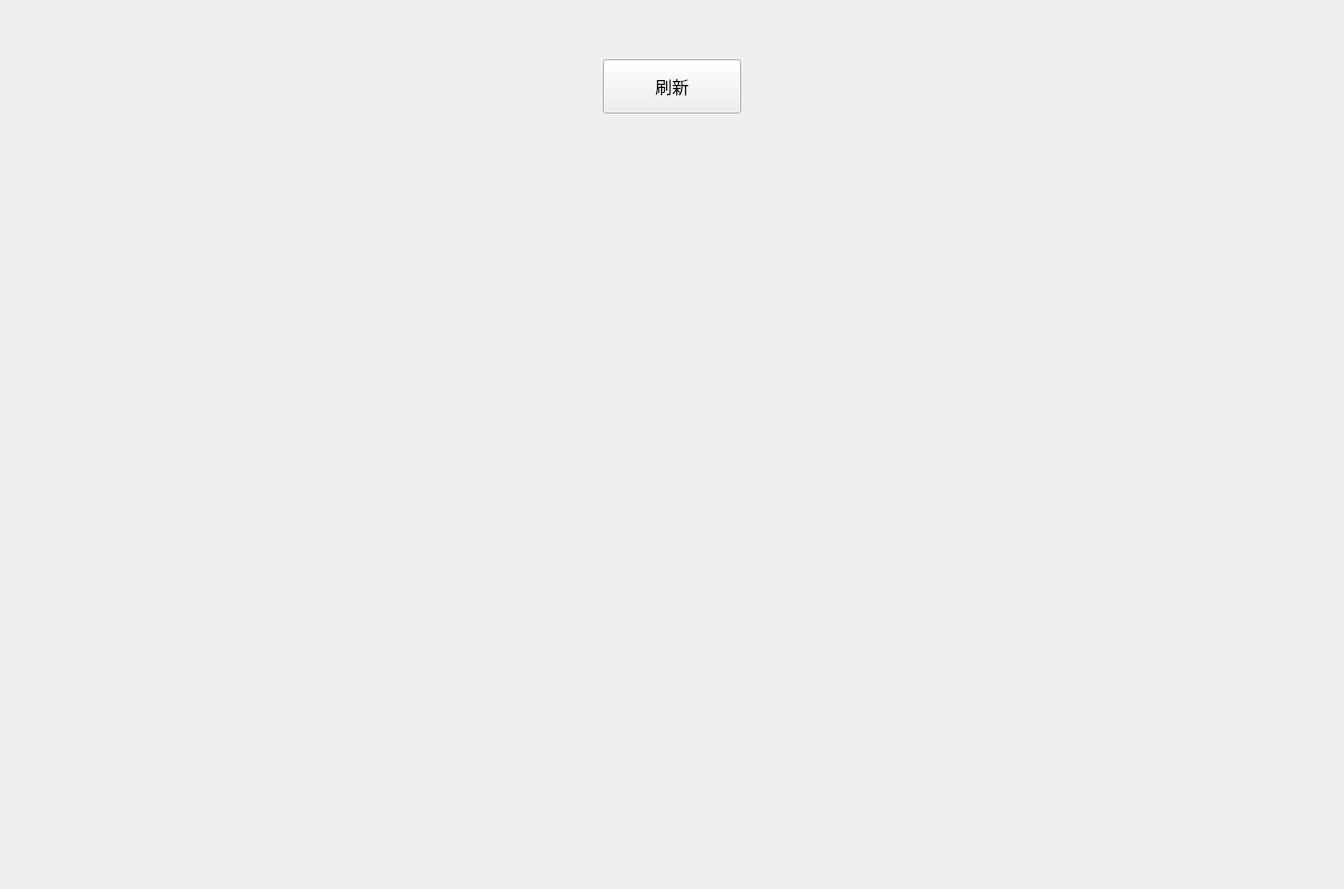
<?xml version="1.0" encoding="UTF-8"?>
<ui version="4.0">
 <class>OwnerRepairQuery</class>
 <widget class="QWidget" name="OwnerRepairQuery">
  <property name="geometry">
   <rect>
    <x>0</x>
    <y>0</y>
    <width>1360</width>
    <height>900</height>
   </rect>
  </property>
  <property name="sizePolicy">
   <sizepolicy hsizetype="Fixed" vsizetype="Fixed">
    <horstretch>0</horstretch>
    <verstretch>0</verstretch>
   </sizepolicy>
  </property>
  <property name="windowTitle">
   <string>Form</string>
  </property>
  <widget class="QPushButton" name="refreshButton">
   <property name="geometry">
    <rect>
     <x>610</x>
     <y>60</y>
     <width>140</width>
     <height>55</height>
    </rect>
   </property>
   <property name="font">
    <font>
     <pointsize>13</pointsize>
     <weight>50</weight>
     <bold>false</bold>
    </font>
   </property>
   <property name="styleSheet">
    <string notr="true">】</string>
   </property>
   <property name="text">
    <string>刷新</string>
   </property>
  </widget>
 </widget>
 <resources/>
 <connections/>
</ui>
